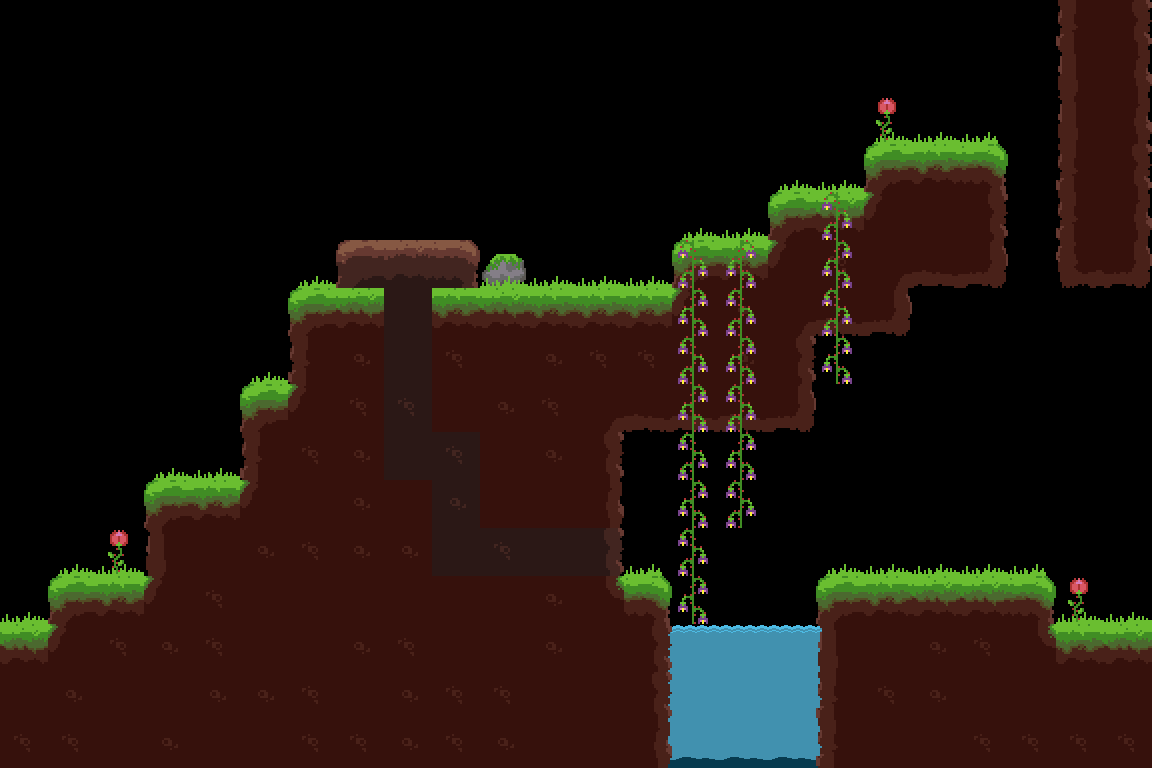

Rendered tile map (Tiled .tmx) drawn with the repository's tilesets; below, a short description and the map source with its tile grids summarised:
An orthogonal 24x16 tile map with 48x48 px tiles, 6 tile layers (tunnel, eau, terrain, deco2, ...), 4 tilesets and 52 objects (spawn1, spawn2, spawn3).

<map version="1.0" orientation="orthogonal" renderorder="right-down" width="24" height="16" tilewidth="48" tileheight="48">
 <tileset firstgid="1" name="terrain" tilewidth="48" tileheight="48">
  <image source="tileSets/forest.png" width="336" height="384" />
  <terraintypes>
   <terrain name="ciel" tile="-1" />
   <terrain name="groundGrass" tile="-1" />
  </terraintypes>
  <tile id="1" terrain=",,,1">
   <objectgroup draworder="index">
    <object x="0" y="0" width="48" height="48" />
   </objectgroup>
  </tile>
  <tile id="2" terrain=",,1,1">
   <objectgroup draworder="index">
    <object x="-1.77636e-15" y="0" width="48" height="48" />
   </objectgroup>
  </tile>
  <tile id="3" terrain=",,1,1">
   <objectgroup draworder="index">
    <object x="-1.77636e-15" y="7.10543e-15" width="48" height="48" />
   </objectgroup>
  </tile>
  <tile id="4" terrain=",,1,">
   <objectgroup draworder="index">
    <object x="0" y="-1.42109e-14" width="48" height="48" />
   </objectgroup>
  </tile>
  <tile id="5" terrain="1,1,1,">
   <objectgroup draworder="index">
    <object x="0" y="-1.42109e-14" width="48" height="48" />
   </objectgroup>
  </tile>
  <tile id="6" terrain="1,1,,1">
   <objectgroup draworder="index">
    <object x="0" y="0" width="48" height="48" />
   </objectgroup>
  </tile>
  <tile id="8" terrain=",1,,1">
   <objectgroup draworder="index">
    <object x="0" y="-1.42109e-14" width="48" height="48" />
   </objectgroup>
  </tile>
  <tile id="9" terrain="1,1,1,1">
   <objectgroup draworder="index">
    <object x="0" y="-1.42109e-14" width="48" height="48" />
   </objectgroup>
  </tile>
  <tile id="10" terrain="1,1,1,1">
   <objectgroup draworder="index">
    <object x="0" y="-1.42109e-14" width="48" height="48" />
   </objectgroup>
  </tile>
  <tile id="11" terrain="1,,1,">
   <objectgroup draworder="index">
    <object x="0" y="-1.42109e-14" width="48" height="48" />
   </objectgroup>
  </tile>
  <tile id="12" terrain="1,,1,1">
   <objectgroup draworder="index">
    <object x="0" y="-1.42109e-14" width="48" height="48" />
   </objectgroup>
  </tile>
  <tile id="13" terrain=",1,1,1">
   <objectgroup draworder="index">
    <object x="0" y="0" width="48" height="48" />
   </objectgroup>
  </tile>
  <tile id="15" terrain=",1,,1">
   <objectgroup draworder="index">
    <object x="0" y="0" width="48" height="48" />
   </objectgroup>
  </tile>
  <tile id="16" terrain="1,1,1,1">
   <objectgroup draworder="index">
    <object x="0" y="-1.42109e-14" width="48" height="48" />
   </objectgroup>
  </tile>
  <tile id="17" terrain="1,1,1,1">
   <objectgroup draworder="index">
    <object x="0" y="-1.42109e-14" width="48" height="48" />
   </objectgroup>
  </tile>
  <tile id="18" terrain="1,,1,">
   <objectgroup draworder="index">
    <object x="0" y="-1.42109e-14" width="48" height="48" />
   </objectgroup>
  </tile>
  <tile id="22" terrain=",1,,">
   <objectgroup draworder="index">
    <object x="0" y="1.77636e-15" width="48" height="48" />
   </objectgroup>
  </tile>
  <tile id="23" terrain="1,1,,">
   <objectgroup draworder="index">
    <object x="0" y="0" width="48" height="48" />
   </objectgroup>
  </tile>
  <tile id="24" terrain="1,1,,">
   <objectgroup draworder="index">
    <object x="0" y="0" width="48" height="48" />
   </objectgroup>
  </tile>
  <tile id="25" terrain="1,,,">
   <objectgroup draworder="index">
    <object x="0" y="0" width="48" height="48" />
   </objectgroup>
  </tile>
  <tile id="29">
   <objectgroup draworder="index">
    <object x="0" y="2.66454e-15" width="48" height="48" />
   </objectgroup>
  </tile>
  <tile id="30">
   <objectgroup draworder="index">
    <object x="8.88178e-16" y="-8.88178e-16" width="48" height="48" />
   </objectgroup>
  </tile>
  <tile id="31">
   <objectgroup draworder="index">
    <object x="0" y="8.88176e-16" width="48" height="48" />
   </objectgroup>
  </tile>
  <tile id="32">
   <objectgroup draworder="index">
    <object x="0" y="-8.88178e-16" width="48" height="48" />
   </objectgroup>
  </tile>
  <tile id="33">
   <objectgroup draworder="index">
    <object x="8.88178e-16" y="8.88178e-16" width="48" height="48" />
   </objectgroup>
  </tile>
  <tile id="34">
   <objectgroup draworder="index">
    <object x="0" y="8.88178e-16" width="48" height="48" />
   </objectgroup>
  </tile>
  <tile id="36">
   <objectgroup draworder="index">
    <object x="1.77636e-15" y="8.88178e-16" width="48" height="48" />
   </objectgroup>
  </tile>
  <tile id="37">
   <objectgroup draworder="index">
    <object x="0" y="2.66454e-15" width="48" height="48" />
   </objectgroup>
  </tile>
  <tile id="38">
   <objectgroup draworder="index">
    <object x="0" y="2.66454e-15" width="48" height="48" />
   </objectgroup>
  </tile>
  <tile id="39">
   <objectgroup draworder="index">
    <object x="0" y="8.88176e-16" width="48" height="48" />
   </objectgroup>
  </tile>
  <tile id="40">
   <objectgroup draworder="index">
    <object x="0" y="-8.88178e-16" width="48" height="48" />
   </objectgroup>
  </tile>
  <tile id="41">
   <objectgroup draworder="index">
    <object x="8.88178e-16" y="-8.88178e-16" width="48" height="48" />
   </objectgroup>
  </tile>
  <tile id="43">
   <objectgroup draworder="index">
    <object x="8.88178e-16" y="8.88178e-16" width="48" height="48" />
   </objectgroup>
  </tile>
  <tile id="44">
   <objectgroup draworder="index">
    <object x="-1.77636e-15" y="-8.88178e-16" width="48" height="48" />
   </objectgroup>
  </tile>
  <tile id="45">
   <objectgroup draworder="index">
    <object x="0" y="2.66454e-15" width="48" height="48" />
   </objectgroup>
  </tile>
  <tile id="46">
   <objectgroup draworder="index">
    <object x="8.88178e-16" y="8.88178e-16" width="48" height="48" />
   </objectgroup>
  </tile>
  <tile id="47" terrain=",,,0" />
  <tile id="48" terrain=",,0," />
  <tile id="50">
   <objectgroup draworder="index">
    <object x="1.77636e-15" y="8.88178e-16" width="48" height="48" />
   </objectgroup>
  </tile>
  <tile id="51">
   <objectgroup draworder="index">
    <object x="0" y="2.66454e-15" width="48" height="48" />
   </objectgroup>
  </tile>
  <tile id="52">
   <objectgroup draworder="index">
    <object x="1.77636e-15" y="2.66454e-15" width="48" height="48" />
   </objectgroup>
  </tile>
  <tile id="53">
   <objectgroup draworder="index">
    <object x="0" y="8.88176e-16" width="48" height="48" />
   </objectgroup>
  </tile>
  <tile id="54" terrain=",0,," />
  <tile id="55" terrain="0,,," />
 </tileset>
 <tileset firstgid="57" name="terrain2" tilewidth="48" tileheight="48">
  <image source="tileSets/sol2.png" width="576" height="576" />
  <terraintypes>
   <terrain name="dirt" tile="-1" />
  </terraintypes>
  <tile id="13" terrain=",,,0">
   <objectgroup draworder="index">
    <object x="0" y="0" width="48" height="48" />
   </objectgroup>
  </tile>
  <tile id="14" terrain=",,0,0">
   <objectgroup draworder="index">
    <object x="0" y="-2.66454e-15" width="48" height="48" />
   </objectgroup>
  </tile>
  <tile id="15" terrain=",,0,0">
   <objectgroup draworder="index">
    <object x="1.77636e-15" y="8.88178e-16" width="48" height="48" />
   </objectgroup>
  </tile>
  <tile id="16" terrain=",,0,">
   <objectgroup draworder="index">
    <object x="0" y="-8.88178e-16" width="48" height="48" />
   </objectgroup>
  </tile>
  <tile id="17" terrain="0,0,0,">
   <objectgroup draworder="index">
    <object x="0" y="-8.88178e-16" width="48" height="48" />
   </objectgroup>
  </tile>
  <tile id="18" terrain="0,0,,0">
   <objectgroup draworder="index">
    <object x="-1.77636e-15" y="-2.66454e-15" width="48" height="48" />
   </objectgroup>
  </tile>
  <tile id="25" terrain=",0,,0">
   <objectgroup draworder="index" />
  </tile>
  <tile id="26" terrain="0,0,0,0">
   <objectgroup draworder="index" />
  </tile>
  <tile id="27" terrain="0,0,0,0">
   <objectgroup draworder="index" />
  </tile>
  <tile id="28" terrain="0,,0,">
   <objectgroup draworder="index" />
  </tile>
  <tile id="29" terrain="0,,0,0">
   <objectgroup draworder="index">
    <object x="8.88178e-16" y="0" width="48" height="48" />
   </objectgroup>
  </tile>
  <tile id="30" terrain=",0,0,0">
   <objectgroup draworder="index">
    <object x="1.77636e-15" y="8.88178e-16" width="48" height="48" />
   </objectgroup>
  </tile>
  <tile id="37" terrain=",0,,0">
   <objectgroup draworder="index" />
  </tile>
  <tile id="38" terrain="0,0,0,0">
   <objectgroup draworder="index" />
  </tile>
  <tile id="39" terrain="0,0,0,0">
   <objectgroup draworder="index" />
  </tile>
  <tile id="40" terrain="0,,0,">
   <objectgroup draworder="index" />
  </tile>
  <tile id="49" terrain=",0,,">
   <objectgroup draworder="index" />
  </tile>
  <tile id="50" terrain="0,0,,">
   <objectgroup draworder="index" />
  </tile>
  <tile id="51" terrain="0,0,,">
   <objectgroup draworder="index" />
  </tile>
  <tile id="52" terrain="0,,,">
   <objectgroup draworder="index" />
  </tile>
  <tile id="54">
   <objectgroup draworder="index">
    <object x="0" y="0" width="48" height="48" />
   </objectgroup>
  </tile>
 </tileset>
 <tileset firstgid="201" name="eau2" tilewidth="48" tileheight="48">
  <image source="tileSets/eau2.png" width="48" height="144" />
 </tileset>
 <tileset firstgid="204" name="deco" tilewidth="48" tileheight="48">
  <image source="tileSets/decor-forest.png" width="192" height="192" />
 </tileset>
 <layer name="tunnel" width="24" height="16">
  <data>[384 cells, 10 non-empty, 4 distinct tile ids]</data>
 </layer>
 <layer name="eau" width="24" height="16">
  <data>[384 cells, 15 non-empty, 3 distinct tile ids]</data>
 </layer>
 <layer name="terrain" width="24" height="16">
  <data>[384 cells, 162 non-empty, 19 distinct tile ids]</data>
 </layer>
 <objectgroup name="enemySpawn">
  <object name="spawn1" x="701" y="137" width="61" height="99">
   <properties>
    <property name="Enemy" value="1" />
   </properties>
  </object>
  <object name="spawn2" x="941" y="38" width="63" height="101">
   <properties>
    <property name="Enemy" value="1" />
   </properties>
  </object>
  <object name="spawn3" x="911" y="466" width="59" height="107">
   <properties>
    <property name="Enemy" value="1" />
   </properties>
  </object>
 </objectgroup>
 <layer name="deco2" width="24" height="16">
  <data>[384 cells, 22 non-empty, 4 distinct tile ids]</data>
 </layer>
 <layer name="deco" width="24" height="16">
  <data>[384 cells, 26 non-empty, 3 distinct tile ids]</data>
 </layer>
 <layer name="terre" width="24" height="16">
  <data>[384 cells, 3 non-empty, 3 distinct tile ids]</data>
 </layer>
</map>
